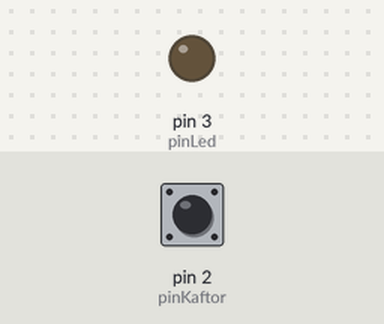
The sketch below on a simulated Arduino Uno, built with avr-gcc and run on an emulated ATmega328P. Shown: output pins drawn as LEDs (lit = HIGH). Inputs (shaded band) come from the test bench; at power-on: pin 2 (pinKaftor) HIGH.

Above: at 1.2 s.
1.3 s: pin 2 (pinKaftor) pulled LOW for 0.15 s
At 2.4 s:
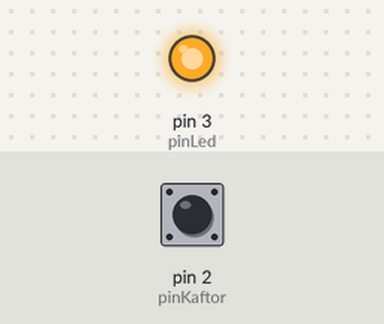
2.9 s: pin 2 (pinKaftor) pulled LOW for 1 s
At 3.7 s:
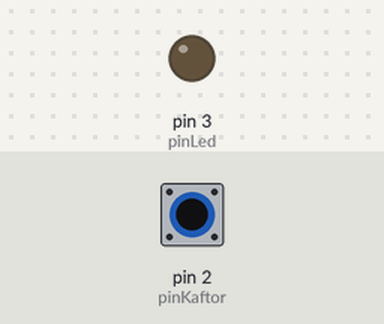
5.4 s: pin 2 (pinKaftor) pulled LOW for 3.2 s
At 6.8 s:
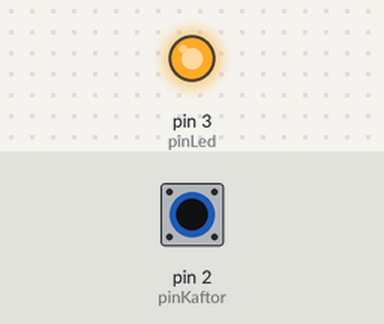
Timing chart, 0 to 8.4 s (numbered marks = the images above; inputs shaded):
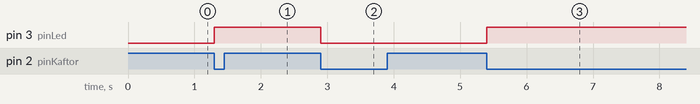

The sketch:

kaftor_ve_led.ino
```cpp
const int pinKaftor = 2;
const int pinLed = 3;

bool haimDolek = false;

void setup() {
  pinMode(pinKaftor, INPUT_PULLUP);
  pinMode(pinLed, OUTPUT);
  digitalWrite(pinLed, LOW);
}

void loop() {
  int erechKaftor;

  // hamten shehakaftor yilachetz, ve-az haerech yihyeh LOW.
  do {
    erechKaftor = digitalRead(pinKaftor);
  } while (erechKaftor != LOW);

  // hafoch et mazav ha-led.
  haimDolek = !haimDolek;
  if (haimDolek) {
    digitalWrite(pinLed, HIGH);
  } else {
    digitalWrite(pinLed, LOW);
  }

  // hamten lesiyum kiputz.
  delay(50);

  // hamten shehakaftor yeshuchrar, ve-az haerech yihyeh HIGH.
  do {
    erechKaftor = digitalRead(pinKaftor);
  } while (erechKaftor != HIGH);

  // hachnisu et hakod lebizua hapeula be'et shichrur:
  // (bederech klal lo yihye po klum.)

  // hamten lesiyum kiputz.
  delay(50);

}
```

Measured:
- after the input at 1.3 s, pin 3 (pinLed): LOW → HIGH at once
- after the input at 2.9 s, pin 3 (pinLed): HIGH → LOW at once
- after the input at 5.4 s, pin 3 (pinLed): LOW → HIGH at once
